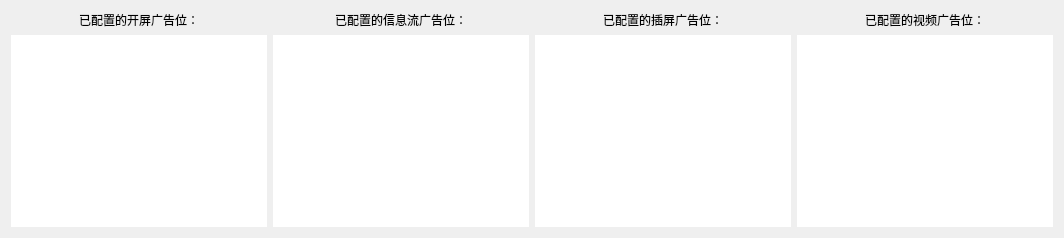
             <widget class="QWidget" name="tab_11">
              <attribute name="title">
               <string>广告位</string>
              </attribute>
              <layout class="QHBoxLayout" name="horizontalLayout_6">
               <item>
                <layout class="QVBoxLayout" name="verticalLayout_14">
                 <item>
                  <widget class="QLabel" name="label_11">
                   <property name="styleSheet">
                    <string notr="true">font: 14pt &quot;幼圆&quot;;</string>
                   </property>
                   <property name="text">
                    <string>已配置的开屏广告位：</string>
                   </property>
                   <property name="alignment">
                    <set>Qt::AlignCenter</set>
                   </property>
                  </widget>
                 </item>
                 <item>
                  <widget class="QTextBrowser" name="SplashCfgText">
                   <property name="styleSheet">
                    <string notr="true">border-radius: 20px;
font: 14pt &quot;微软雅黑&quot;;
color: rgb(170, 255, 127);</string>
                   </property>
                   <property name="html">
                    <string>&lt;!DOCTYPE HTML PUBLIC &quot;-//W3C//DTD HTML 4.0//EN&quot; &quot;http://www.w3.org/TR/REC-html40/strict.dtd&quot;&gt;
&lt;html&gt;&lt;head&gt;&lt;meta name=&quot;qrichtext&quot; content=&quot;1&quot; /&gt;&lt;style type=&quot;text/css&quot;&gt;
p, li { white-space: pre-wrap; }
&lt;/style&gt;&lt;/head&gt;&lt;body style=&quot; font-family:'微软雅黑'; font-size:14pt; font-weight:400; font-style:normal;&quot;&gt;
&lt;p style=&quot;-qt-paragraph-type:empty; margin-top:0px; margin-bottom:0px; margin-left:0px; margin-right:0px; -qt-block-indent:0; text-indent:0px; font-family:'幼圆';&quot;&gt;&lt;br /&gt;&lt;/p&gt;&lt;/body&gt;&lt;/html&gt;</string>
                   </property>
                  </widget>
                 </item>
                </layout>
               </item>
               <item>
                <layout class="QVBoxLayout" name="verticalLayout_15">
                 <item>
                  <widget class="QLabel" name="label_12">
                   <property name="styleSheet">
                    <string notr="true">font: 14pt &quot;幼圆&quot;;</string>
                   </property>
                   <property name="text">
                    <string>已配置的信息流广告位：</string>
                   </property>
                   <property name="alignment">
                    <set>Qt::AlignCenter</set>
                   </property>
                  </widget>
                 </item>
                 <item>
                  <widget class="QTextBrowser" name="MsgCfgText">
                   <property name="styleSheet">
                    <string notr="true">border-radius: 20px;
font: 14pt &quot;微软雅黑&quot;;
color: rgb(170, 255, 127);</string>
                   </property>
                  </widget>
                 </item>
                </layout>
               </item>
               <item>
                <layout class="QVBoxLayout" name="verticalLayout_13">
                 <item>
                  <widget class="QLabel" name="label_10">
                   <property name="styleSheet">
                    <string notr="true">font: 14pt &quot;幼圆&quot;;</string>
                   </property>
                   <property name="text">
                    <string>已配置的插屏广告位：</string>
                   </property>
                   <property name="alignment">
                    <set>Qt::AlignCenter</set>
                   </property>
                  </widget>
                 </item>
                 <item>
                  <widget class="QTextBrowser" name="PlaqueCfgText">
                   <property name="styleSheet">
                    <string notr="true">border-radius: 20px;
font: 14pt &quot;微软雅黑&quot;;
color: rgb(170, 255, 127);</string>
                   </property>
                  </widget>
                 </item>
                </layout>
               </item>
               <item>
                <layout class="QVBoxLayout" name="verticalLayout_16">
                 <item>
                  <widget class="QLabel" name="label_13">
                   <property name="styleSheet">
                    <string notr="true">font: 14pt &quot;幼圆&quot;;</string>
                   </property>
                   <property name="text">
                    <string>已配置的视频广告位：</string>
                   </property>
                   <property name="alignment">
                    <set>Qt::AlignCenter</set>
                   </property>
                  </widget>
                 </item>
                 <item>
                  <widget class="QTextBrowser" name="VideoCfgText">
                   <property name="styleSheet">
                    <string notr="true">border-radius: 20px;
font: 14pt &quot;微软雅黑&quot;;
color: rgb(170, 255, 127);</string>
                   </property>
                  </widget>
                 </item>
                </layout>
               </item>
              </layout>
             </widget>
